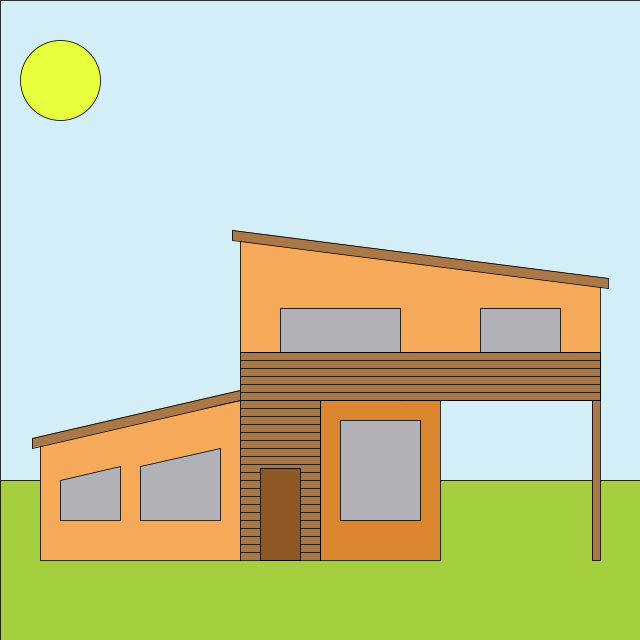
Frame 1 (no input)
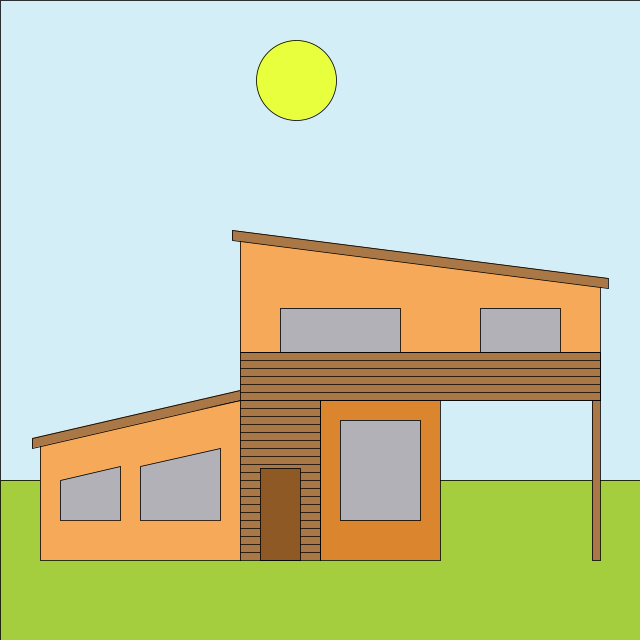
Frame 60 (the mouse pressed at the canvas centre just before this capture)
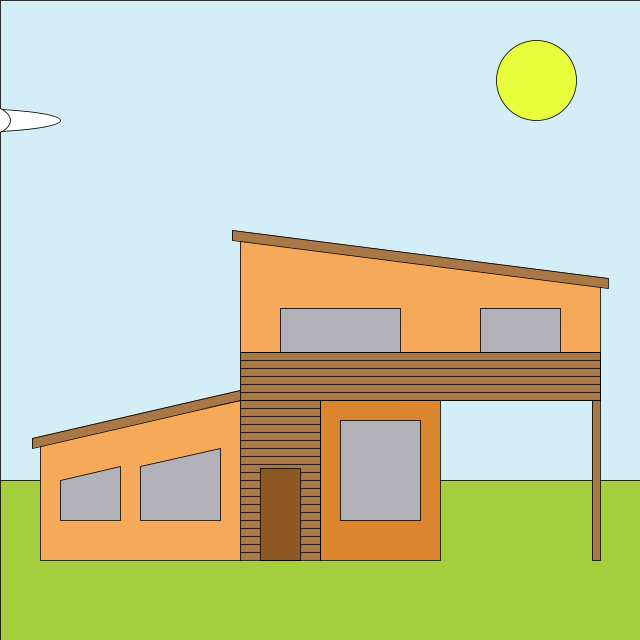
Frame 120 (the mouse held since frame 60 and released just before this capture)

The Processing sketch that drew these frames (run headless with seeded random() and noise(); from frame 60 on, the mouse is pressed at the canvas centre):

// Processing sketch: processing_123638
// ── processing_123638.pde

void setup() {
  size(640, 640);
  background(0);
}

int a = 0;

void draw() {



  strokeWeight(0.2);

  scale(4);


  fill(212, 238, 247);
  rect(0, 0, 160, 120);

  fill(165, 206, 62);
  rect(0, 120, 160, 40);
  

  if (mouseX> width/2) {

  fill(201,216,234);
  rect(0, 0, 160, 120);

  fill(126, 162, 30);
  rect(0, 120, 160, 40);
  }



  fill(247, 169, 90);
  quad(10, 140, 60, 140, 60, 100, 10, 110);
  quad(60, 100, 150, 100, 150, 70, 60, 60);
  fill(219, 133, 46);
  quad(80, 140, 110, 140, 110, 100, 80, 100);


  fill(177, 177, 183);
  rect(85, 130, 20, -25);
  rect(70, 100, 30, -23);
  rect(120, 90, 20, -13);
  quad(15, 130, 30, 130, 30, 116.7, 15, 120);
  quad(35, 130, 55, 130, 55, 112, 35, 116.7);

  fill(170, 120, 70);
  quad(60, 100, 60, 97.5, 8, 109.5, 8, 112);
  quad(58, 60, 58, 57.5, 152, 69.5, 152, 72);
  rect(148, 100, 2, 40);

  rect(60, 100, 90, -12);
  for (int i = 88; i < 100; i = i+2) {
  line(60, i, 150, i);
}
  quad(60, 140, 80, 140, 80, 100, 60, 100);
  for (int i = 100; i < 140; i = i+2) {
  line(60, i, 80, i);
}
  fill(142, 89, 36);
  rect(65, 140, 10, -23);

//sol//

  fill(232, 255, 62);
  ellipse(a+15, 20, 20, 20);
  a=(a+1)%width ;

//nuvem//


    fill(255,255,255);
    ellipse(a-130,30,50,6);
    ellipse(a-130,30,25,10);
  
}
